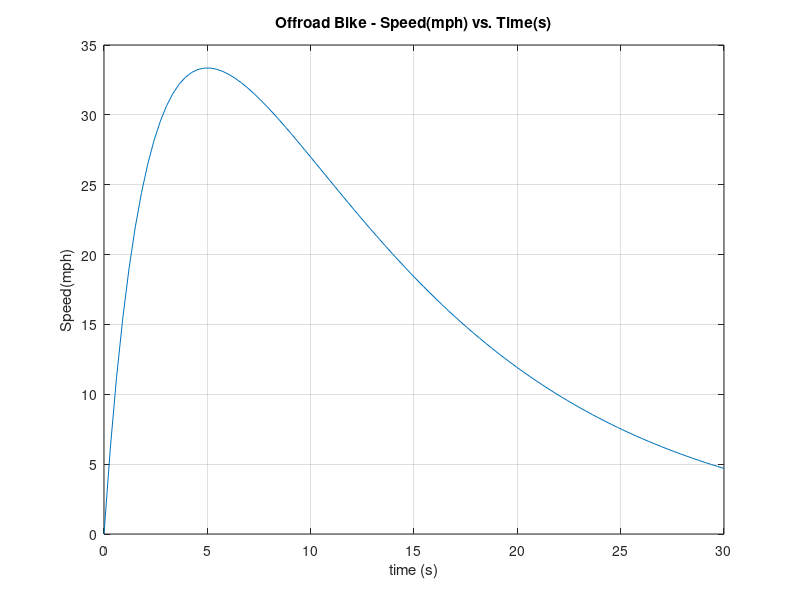

Write the MATLAB code that produced this figure. (Note: this script raises an error after producing the figure.)
clear; clc; close all;

% Description: Numerical integration

s = @(t) 110*(t./(5+t)).*exp(-0.8*t/8);

t0 = 0; tn = 30; 
nt = 100;
t = linspace(t0,tn,nt);

plot(t,s(t))
xlabel('time (s)')
ylabel('Speed(mph)')

title('Offroad Bike - Speed(mph) vs. Time(s)')
grid on

nt = 10;
err = 1;
tol = 0.0000002;
Iold = 0;
i = 1;

I = simpson13(s,t0,tn,nt);


% Simpson's rule
function I = simpson13(f,a,b,n)
	h = (b-a)/n;
	x = a:h:b;
	I = h/3*(f(x(1)) + 2*sum(f(x(3:2:n-1))) + 4*sum(f(x(2:2:n))) + f(x(n+1)));
end
